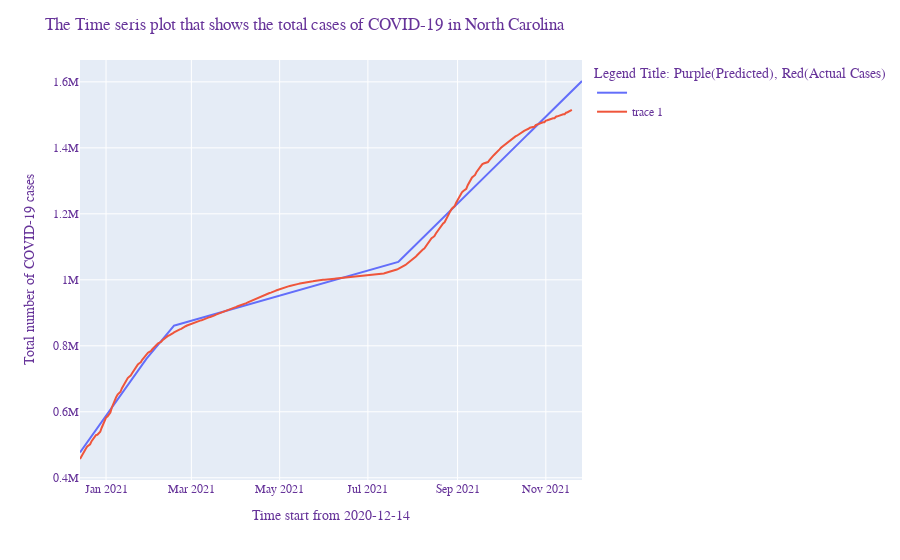

The code cell stored with this chart in its notebook:
### Code cell
fig1 = go.Figure()
     
        
    fig1 = px.line(datewise_state, x=new_date_time_index_d, y=forecast_mlp_d )
    fig1.add_scatter(x=new_date_time_index_d, y=datewise_state['tot_cases'])

      
    fig1.update_traces(showlegend=True)

        
    fig1.update_layout(
     title="The Time seris plot that shows the total cases of COVID-19 in North Carolina",
     xaxis_title="Time start from 2020-12-14 ",
     yaxis_title="Total number of COVID-19 cases ",
     legend_title="Legend Title: Purple(Predicted), Red(Actual Cases)",
     
         
     font=dict(
        family="Courier New, monospace",
        size=12,
        color="RebeccaPurple"
    )
         

         
)
    fig1.show()

### Figure 1 — Plotly figure (JSON) as saved in the notebook; plotly's stock layout.template omitted (floating-point values rounded to 4 significant figures; data arrays with more than 128 entries replaced by an {"elided": "..."} marker saying what was removed)
{"data": [{"hovertemplate": "x=%{x}<br>y=%{y}<extra></extra>", "legendgroup": "", "line": {"color": "#636efa", "dash": "solid"}, "marker": {"symbol": "circle"}, "mode": "lines", "name": "", "orientation": "v", "showlegend": true, "type": "scatter", "x": {"elided": "348 str values"}, "xaxis": "x", "y": {"elided": "348 float values"}, "yaxis": "y"}, {"showlegend": true, "type": "scatter", "x": {"elided": "348 str values"}, "y": {"elided": "341 int values"}}], "layout": {"font": {"color": "RebeccaPurple", "family": "Courier New, monospace", "size": 12}, "legend": {"title": {"text": "Legend Title: Purple(Predicted), Red(Actual Cases)"}, "tracegroupgap": 0}, "margin": {"t": 60}, "title": {"text": "The Time seris plot that shows the total cases of COVID-19 in North Carolina"}, "xaxis": {"anchor": "y", "domain": [0, 1], "title": {"text": "Time start from 2020-12-14 "}}, "yaxis": {"anchor": "x", "domain": [0, 1], "title": {"text": "Total number of COVID-19 cases "}}}}
